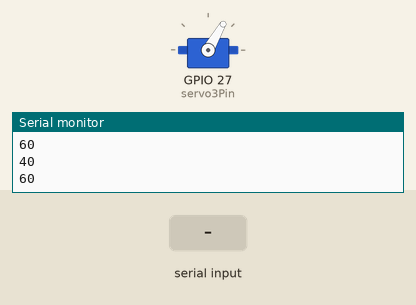
This sketch was run on a simulated ESP32. On the bench: servo, the last lines printed to the serial monitor. The test bench sets the inputs (shaded band).

Above: at 4.2 s.
4.3 s: "FUNC:\n" received over the second serial link
At 6.1 s:
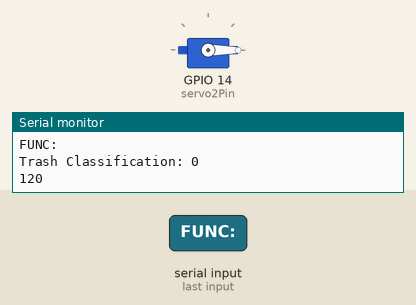
At 11.9 s:
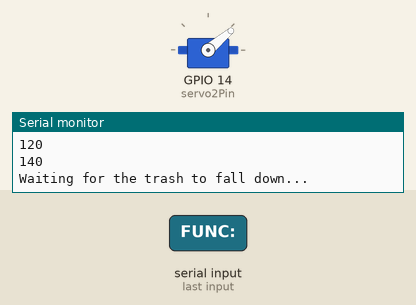
Timing chart, 0 to 12.8 s (numbered marks = the images above; inputs shaded):
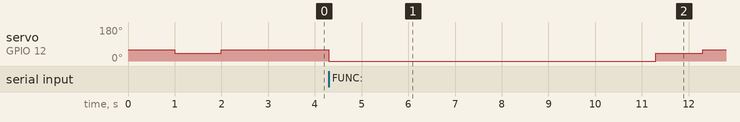

The sketch:

ESP32withServo.ino
```cpp
#include <ESP32Servo.h>
#include <HardwareSerial.h>
// #include <gotrashble.h>

HardwareSerial SerialPort(2);

Servo servo1;
Servo servo2;
Servo servo3;

int minUs = 550;
int maxUs = 2400;
int servo1Pin = 12;
int servo2Pin = 14; // centerServo
int servo3Pin = 27;

int pos = 0;

void setup() {
  ESP32PWM::allocateTimer(0);
  ESP32PWM::allocateTimer(1);
  ESP32PWM::allocateTimer(2);
  ESP32PWM::allocateTimer(3);
  Serial.begin(115200);

  // setupBLE();
  servo1.setPeriodHertz(50);  // Standard 50hz servo
  servo2.setPeriodHertz(50);  // Standard 50hz servo
  servo3.setPeriodHertz(50);  // Standard 50hz servo

  resetServo(servo1, servo1Pin, false);
  resetServo(servo2, servo2Pin, true);
  resetServo(servo3, servo3Pin, false);

  // randomSeed(100);
  SerialPort.begin(9600, SERIAL_8N1, 16, 17);
}

void loop() {
  // loopBLE();
  if (SerialPort.available()) {
    String receivedData = SerialPort.readStringUntil('\n');
    Serial.println(receivedData);
    if (receivedData.startsWith("FUNC:")) {
      int trashClassification = receivedData.substring(5).toInt();

      Serial.print("Trash Classification: ");
      Serial.println(trashClassification);

      switch (trashClassification) {
        case 0:
          rotateRightServo(servo1, servo1Pin, false);
          rotateRightServo(servo2, servo2Pin, true);
          Serial.println("Waiting for the trash to fall down...");
          delay(5000);
          resetServo(servo2, servo2Pin, true);
          resetServo(servo1, servo1Pin, false);
          break;
        case 1:
          rotateLeftServo(servo1, servo1Pin, false);
          rotateRightServo(servo2, servo2Pin, true);
          Serial.println("Waiting for the trash to fall down...");
          delay(5000);
          resetServo(servo2, servo2Pin, true);
          resetServo(servo1, servo1Pin, false);
          break;
        case 2:
          rotateRightServo(servo3, servo3Pin, false);
          rotateLeftServo(servo2, servo2Pin, true);
          Serial.println("Waiting for the trash to fall down...");
          delay(5000);
          resetServo(servo2, servo2Pin, true);
          resetServo(servo3, servo3Pin, false);
          break;
        case 3:
          rotateLeftServo(servo3, servo3Pin, false);
          rotateLeftServo(servo2, servo2Pin, true);
          Serial.println("Waiting for the trash to fall down...");
          delay(5000);
          resetServo(servo2, servo2Pin, true);
          resetServo(servo3, servo3Pin, false);
          break;
      }

      servo1.detach();
      servo2.detach();
      servo3.detach();
    }
  }
}

void rotateRightServo(Servo servo, int servoPin, bool isCenterServo) {
  servo.attach(servoPin, minUs, maxUs);
  servo.write(0);
  delay(1000);
  Serial.print(servoPin);
  Serial.println(servo.read());
  servo.detach();
}

void rotateLeftServo(Servo servo, int servoPin, bool isCenterServo) {
  servo.attach(servoPin, minUs, maxUs);
  int degree = 120;
  if (isCenterServo) {
    degree =  80;
  }

  servo.write(degree);
  delay(1000);
  Serial.println(servo.read());
  servo.detach();
}

void resetServo(Servo servo, int servoPin, bool isCenterServo) {
  servo.attach(servoPin, minUs, maxUs);
  int degree = 60;
  if (isCenterServo) {
    degree = 40;
  }

  servo.write(degree);
  delay(1000);
  Serial.println(servo.read());
  servo.detach();
}
```

Measured:
- after the input at 4.3 s, servo on GPIO 12 (servo1Pin): 60° → 0° at once, → 40° 7.0 s later, → 60° 1.0 s later
